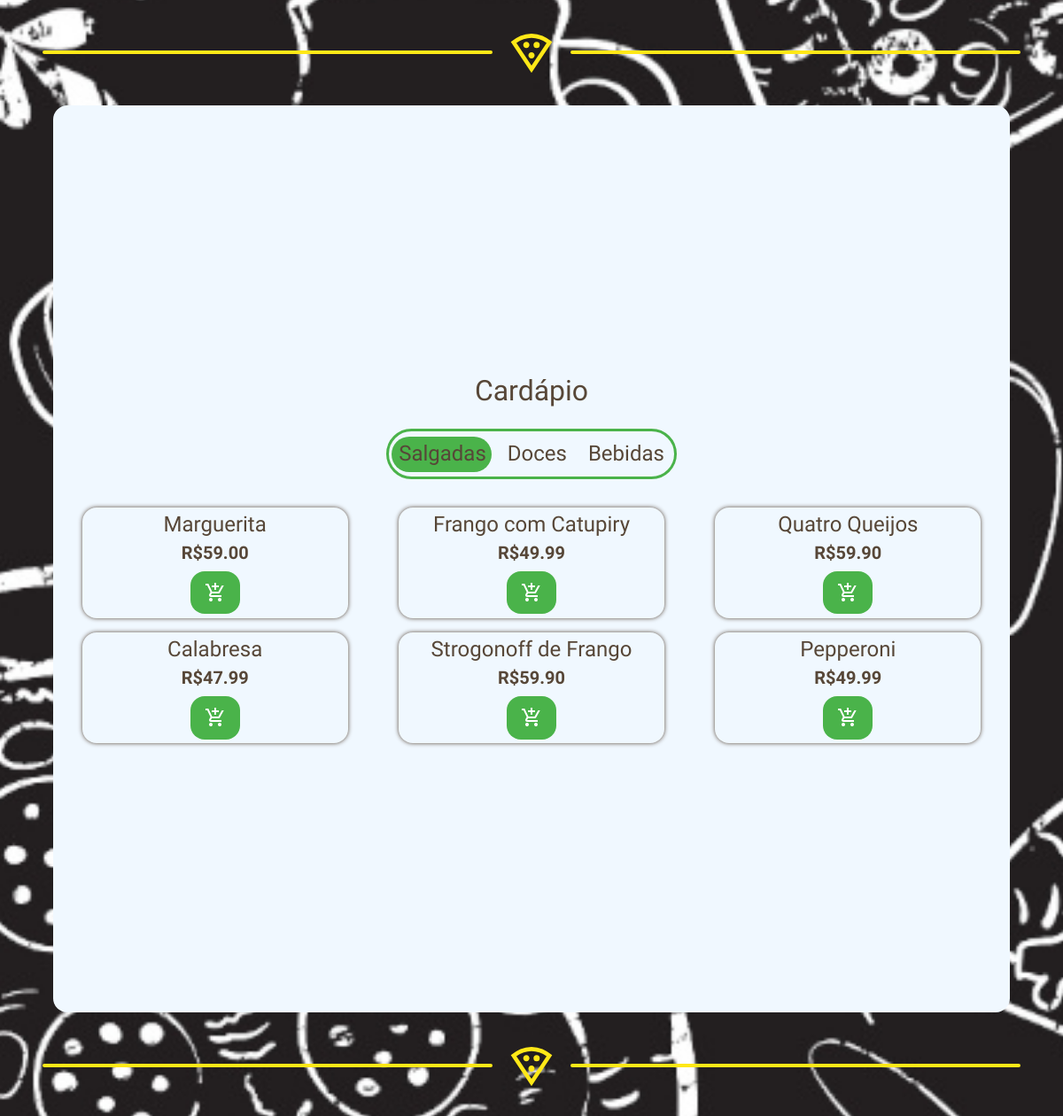
Before: / (middle part) with the older database file.
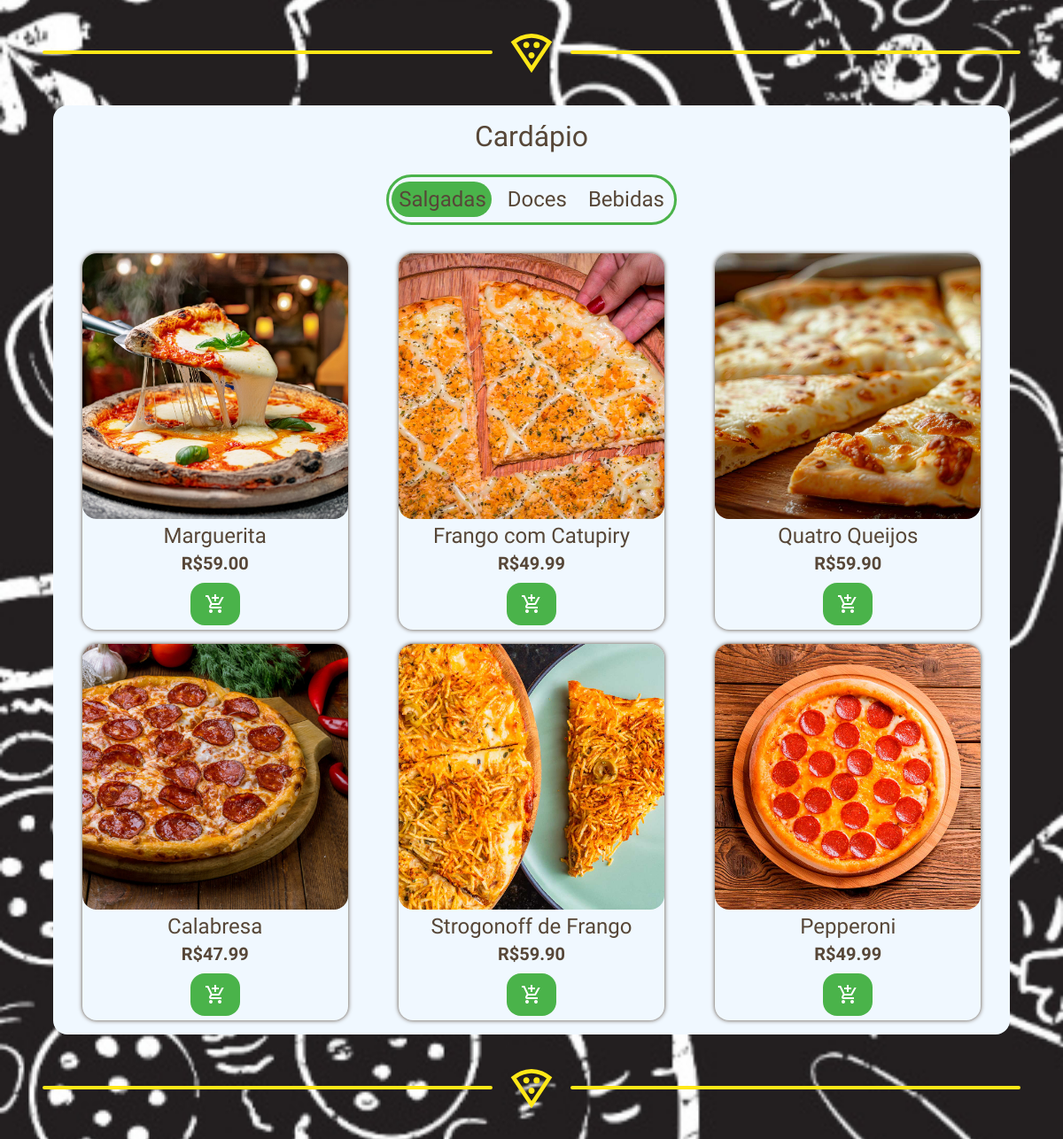
After: the same page with the newer database file.
### tables this page shows
create table produtos(
    id int auto_increment primary key,
    nome varchar(255),
    categoria varchar(255),
    descricao varchar(255),
    imagem varchar(255),
    preco decimal(10,2)
);

### classes/produto.php (called while the page is built, shortened)
<?php
    Class Produto {
        public function listProducts($category) {
            include 'conn.php';
            $select = "SELECT * FROM produtos WHERE categoria = '$category'";
            $stmt = $conn->prepare($select);
            if ($stmt->execute()) {
                $stmt = $stmt->get_result();
                return $stmt->fetch_all(MYSQLI_ASSOC);
            }
        }
    }

### index.php (the view, shortened to what this page needs)
<?php
    include_once "assets/header.php";
?>
    <div id="menu-section" class="div-line">
        <hr><img src="imgs/icones/pizza-icon.svg" alt=""><hr>
    </div>
    <section id="menu" class="box" data-aos="fade-up" data-aos-offset="150">
        <h2>Cardápio</h2>
        <div class="menu-nav">
            <h4 id="Salgadas" class="menu-nav-btns">Salgadas</h4>
            <h4 id="Doces" class="menu-nav-btns">Doces</h4>
            <h4 id="Bebidas" class="menu-nav-btns">Bebidas</h4>
            <span id="placeholder"></span>
        </div>
        <div id="menu-cards-box">
            <div id="salty-menu" class="row justify-content-center">
                <?php
                    $produto = new Produto();
                    foreach ($produto->listProducts("salgada") as $row) {
                        echo "
                            <div class='col-xl-4 col-md-6'>
                                <div class='menu-card'>
                                    <img class='img-fluid' src='" . $row["imagem"] . "'>
                                    <h4>" . $row["nome"] . "</h4>
                                    <h5>R$" . $row["preco"] . "</h5>
                                    <form style='z-index: 1;' action='index.php'method='post'>
                                        <button class='addToCartBtn' type='submit' name='product' value='" . $row["id"] . "'><img src='imgs/icones/addProduct.svg'></button>
                                    </form>
                                    <div class='item-descriptor'><p>" . $row["descricao"] . "</p></div>
                                </div>
                            </div>";
                    }
                ?>
            </div>
        </div>
    </section>
    <div id="contact-section" class="div-line">
        <hr><img src="imgs/icones/pizza-icon.svg" alt=""><hr>
    </div>
<?php include "assets/footer.php"; ?>

### assets/header.php (shortened to what this page needs)
<?php
    include "classes/produto.php";
?>
<!DOCTYPE html>
<html lang="pt-br">
<head>
    <link href="https://cdn.jsdelivr.net/npm/bootstrap@5.3.3/dist/css/bootstrap.min.css" rel="stylesheet">
    <link href="https://unpkg.com/aos@2.3.1/dist/aos.css" rel="stylesheet">
    <link rel="stylesheet" href="styles/index.css">
</head>
<body>

### assets/footer.php (shortened to what this page needs)
</body>
</html>

### styles/index.css (style rules this page uses)
:root { --f1: "Courgette", arial; --f2: "Plus Jakarta Sans", sans-serif; --c1: #a70011; --c2: #4ab34a; --c3: #f0f8ff; --c4: #574738; --c5: #ffe817; --c6: #b30012d9; --ts: 0 0 3px black, 0 0 3px black; --blur: 3px; }
@media only screen and (min-width : 0) { .div-line { scroll-margin-top: 13rem; } }
@media only screen and (min-width : 1160px) { .div-line { scroll-margin-top: 1rem; } }
body { font-family: var(--f1); color: var(--c4); background-image: url(../imgs/fundoPizza.jpg); background-size: cover; background-attachment: fixed; background-position: center; }
h4, h5 { margin: 0; }
.box { width: 90vw; max-width: 80rem; margin: 1rem auto; padding: 1rem; text-align: center; border-radius: 1rem; background-color: var(--c3); }
#menu { display: flex; flex-direction: column; align-items: center; min-height: 64rem; }
#placeholder { position: absolute; right: 64%; width: 35%; height: 2.5rem; border-radius: 2rem; background-color: var(--c2); transition-duration: .3s; }
.addToCartBtn { margin: .3rem; padding: .2rem 1rem; border: none; border-radius: 1rem; background-color: var(--c2); transition: .3s; }
.box { display: flex; justify-content: center; align-items: center; flex-direction: column; gap: 1rem; position: relative; }
button { border: none; border-radius: 1rem; padding: .5rem; transition: .3s; }

Changed rows visible on the page:
changed produtos "Marguerita": imagem: picture added
changed produtos "Frango com Catupiry": imagem: picture added
changed produtos "Quatro Queijos": imagem: picture added
changed produtos "Calabresa": imagem: picture added
changed produtos "Strogonoff de Frango": imagem: picture added
changed produtos "Pepperoni": imagem: picture added
